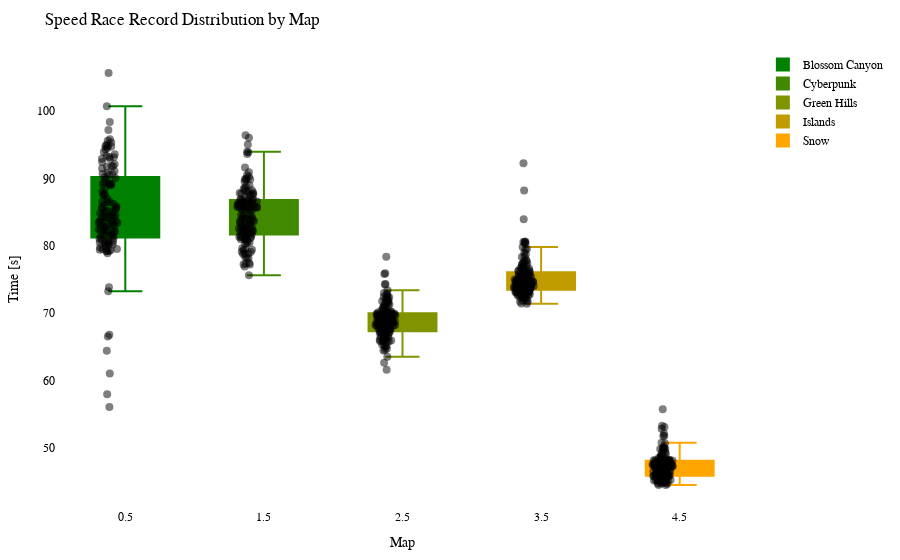

The notebook cell this image was saved under:
### Code cell
import plotly.graph_objects as go
import plotly.io as pio

df = getRecordsDataframe(minigame="Wettrennen")

# Calculate the offset for centering the data points
num_columns = len(df.columns)
offset = 0.5

# Create a Swarm plot using Plotly
fig = go.Figure()

cmap = LinearSegmentedColormap.from_list("green_orange", ["green", "orange"])
colors = [to_hex(cmap(i / (num_columns - 1))) for i in range(num_columns)]

for i, (column, color) in enumerate(zip(df.columns, colors)):
    x_values = [i + offset] * len(df[column])  # Adjust x-values with offset for horizontal centering
    fig.add_trace(go.Box(x=x_values,
                         y=df[column],
                         name=column,
                         boxpoints='all',
                         pointpos=-0.5,  # Adjust point position to prevent overlapping
                         marker=dict(color='rgba(0,0,0,0.5)', size=8),  # Adjust marker color and size
                         line=dict(color=color),
                         fillcolor=color,
                         hovertext=df_to_html.index,
                         hoverinfo='name+text+y',
                         showlegend=True))

fig.update_layout(title="Speed Race Record Distribution by Map",
                  xaxis=dict(title="Map"),
                  yaxis=dict(title="Time [s]"),
                  showlegend=True,
                  font=dict(family="Arial", size=12, color="black"),  # Customize font
                  plot_bgcolor="white",  # Set background color
                  margin=dict(l=50, r=50, t=50, b=50),  # Adjust margins for better layout
                  )


pio.show(fig)

pio.write_html(fig, "out/wettr_swarm_plot.html")

### Figure 1 — Plotly figure (JSON) as saved in the notebook; plotly's stock layout.template omitted (floating-point values rounded to 4 significant figures; data arrays with more than 128 entries replaced by an {"elided": "..."} marker saying what was removed)
{"data": [{"boxpoints": "all", "fillcolor": "#008000", "hoverinfo": "name+text+y", "hovertext": {"elided": "148 str values"}, "line": {"color": "#008000"}, "marker": {"color": "rgba(0,0,0,0.5)", "size": 8}, "name": "Blossom Canyon", "pointpos": -0.5, "showlegend": true, "type": "box", "x": {"elided": "148 float values"}, "y": {"elided": "148 float values"}}, {"boxpoints": "all", "fillcolor": "#408900", "hoverinfo": "name+text+y", "hovertext": {"elided": "148 str values"}, "line": {"color": "#408900"}, "marker": {"color": "rgba(0,0,0,0.5)", "size": 8}, "name": "Cyberpunk", "pointpos": -0.5, "showlegend": true, "type": "box", "x": {"elided": "148 float values"}, "y": {"elided": "148 float values"}}, {"boxpoints": "all", "fillcolor": "#809300", "hoverinfo": "name+text+y", "hovertext": {"elided": "148 str values"}, "line": {"color": "#809300"}, "marker": {"color": "rgba(0,0,0,0.5)", "size": 8}, "name": "Green Hills", "pointpos": -0.5, "showlegend": true, "type": "box", "x": {"elided": "148 float values"}, "y": {"elided": "148 float values"}}, {"boxpoints": "all", "fillcolor": "#c09c00", "hoverinfo": "name+text+y", "hovertext": {"elided": "148 str values"}, "line": {"color": "#c09c00"}, "marker": {"color": "rgba(0,0,0,0.5)", "size": 8}, "name": "Islands", "pointpos": -0.5, "showlegend": true, "type": "box", "x": {"elided": "148 float values"}, "y": {"elided": "148 float values"}}, {"boxpoints": "all", "fillcolor": "#ffa500", "hoverinfo": "name+text+y", "hovertext": {"elided": "148 str values"}, "line": {"color": "#ffa500"}, "marker": {"color": "rgba(0,0,0,0.5)", "size": 8}, "name": "Snow", "pointpos": -0.5, "showlegend": true, "type": "box", "x": {"elided": "148 float values"}, "y": {"elided": "148 float values"}}], "layout": {"font": {"color": "black", "family": "Arial", "size": 12}, "margin": {"b": 50, "l": 50, "r": 50, "t": 50}, "plot_bgcolor": "white", "showlegend": true, "title": {"text": "Speed Race Record Distribution by Map"}, "xaxis": {"title": {"text": "Map"}}, "yaxis": {"title": {"text": "Time [s]"}}}}
